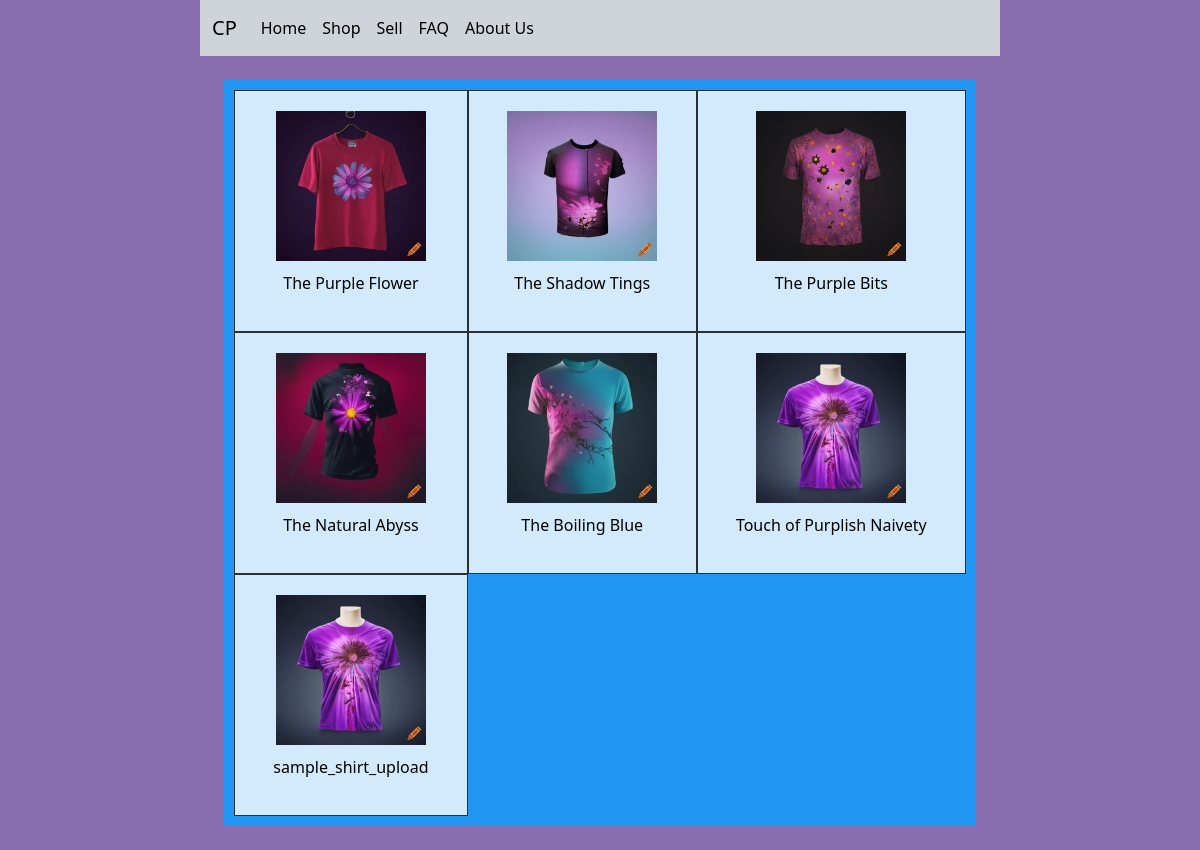
/products, run on an earlier commit of the app's database.
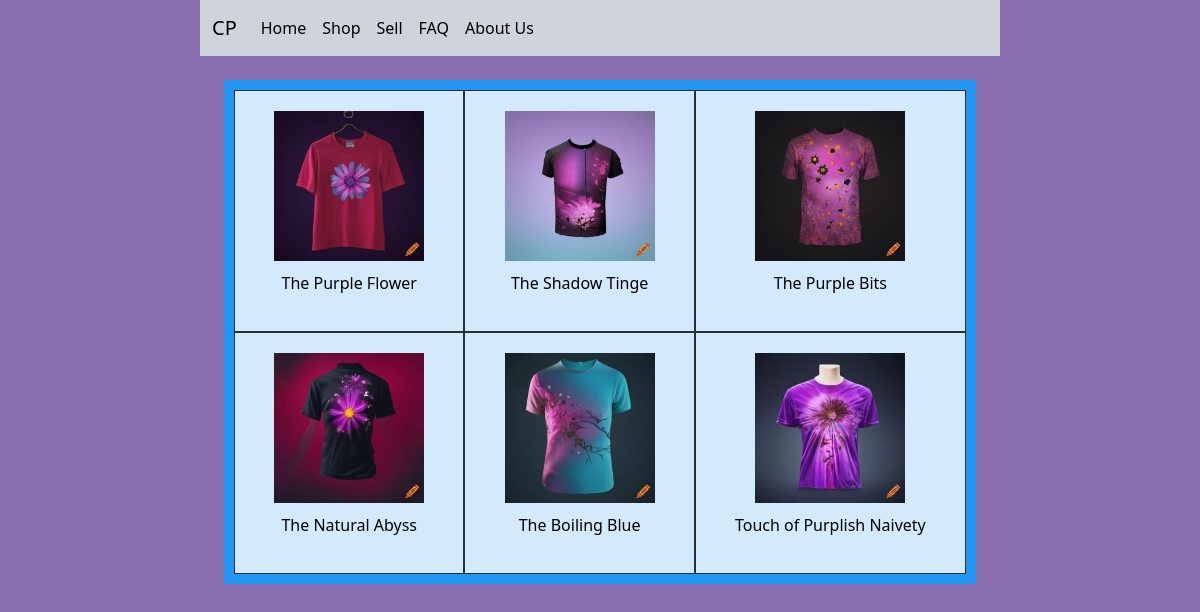
And on a later commit of the database.
### tables this page shows
CREATE TABLE "items" (
	"id"	INTEGER NOT NULL,
	"name"	TEXT NOT NULL,
	"price"	INTEGER,
	"size"	TEXT NOT NULL,
	"image_filename"	TEXT,
	"description"	TEXT,
	"stock"	INTEGER NOT NULL,
	"timestamp"	TIMESTAMP NOT NULL DEFAULT CURRENT_TIMESTAMP,
	"image"	BLOB,
	PRIMARY KEY("id" AUTOINCREMENT)
);

### myapp/app.py (the view)
@app.route('/products')
def products():
    item_list = get_all_items()
    return render_template("products.html", items=item_list)

### myapp/data.py (called while the page is built)
def connect_to_db(path):
    conn = sqlite3.connect(path)
    conn.row_factory = sqlite3.Row
    return conn, conn.cursor()

def get_all_items():
    conn, cur = connect_to_db(db_path)
    query = 'SELECT *, "/static/img/" || image_filename AS image_url FROM items'
    results = cur.execute(query).fetchall()
    conn.close()
    return results

### myapp/templates/products.html
{% extends 'base.html' %}
{% block content %}
<div class="grid-container">
  {% set displayed_images = [] %}
  {% for item in items %}
    {% if item['image_url'] not in displayed_images %}
      {% set _ = displayed_images.append(item['image_url']) %}
      <div class="grid-item">
          <a href="{{ url_for('item', name=item['name']) }}">
              <img src="{{ item['image_url'] }}" alt="Item Image">
              <p>{{ item['name'] }}</p>
          </a>
      </div>
    {% endif %}
  {% endfor %}
</div>
{% endblock %}

### myapp/templates/base.html (shortened to what this page needs)
<!DOCTYPE html>
<html lang="en">
<head>
    <link href="https://cdn.jsdelivr.net/npm/bootstrap@5.3.0-alpha3/dist/css/bootstrap.min.css" rel="stylesheet">
    <link href="../static/css/style.css" rel="stylesheet">
</head>
<body>
    <nav class="navbar navbar-expand-sm bg-dark-subtle bg-body-tertiary">
        <div class="container-fluid">
          <a class="navbar-brand" href="{{url_for('index')}}">CP</a>
          <div class="collapse navbar-collapse" id="navbarSupportedContent">
            <ul class="navbar-nav me-auto mb-2 mb-lg-0">
              <li class="nav-item">
                <a class="nav-link active" aria-current="page" href="{{url_for('index')}}">Home</a>
              </li>
              <li class="nav-item">
                <a class="nav-link" href="{{url_for('products')}}">Shop</a>
              </li>
              <li class="nav-item">
                <a class="nav-link" href="{{url_for('register')}}">Sell</a>
              </li>
              <li class="nav-item">
                <a class="nav-link" href="{{url_for('faq')}}">FAQ</a>
              </li>
              <li class="nav-item">
                <a class="nav-link" href="{{url_for('about')}}">About Us</a>
              </li>
            </ul>
          </div>
        </div>
      </nav>
    <div class="m-4">
        {% block content %}
        {% endblock %}
    </div>
</body>
</html>

### myapp/static/css/style.css (style rules this page uses)
img { height: 100%; width: 100%; }
body { padding: 0px 200px 0px 200px; background-color: #886DAF; }
a:link { color: black }
* { box-sizing: content-box; }
.grid-container { display: grid; grid-template-columns: auto auto auto; background-color: #2196F3; padding: 10px; }
.grid-item { background-color: rgba(255, 255, 255, 0.8); border: 1px solid rgba(0, 0, 0, 0.8); padding: 20px; text-align: center; }
.grid-item a { display: flex; flex-direction: column; align-items: center; text-decoration: none; }
.grid-item img { height: 150px; width: auto; object-fit: contain; }
.grid-item p { font-size: 16px; margin-top: 10px; }

What changed in the data, as far as the page shows it:
removed items: name "sample_shirt_upload"
changed items: name "The Shadow Tings" → "The Shadow Tinge"
